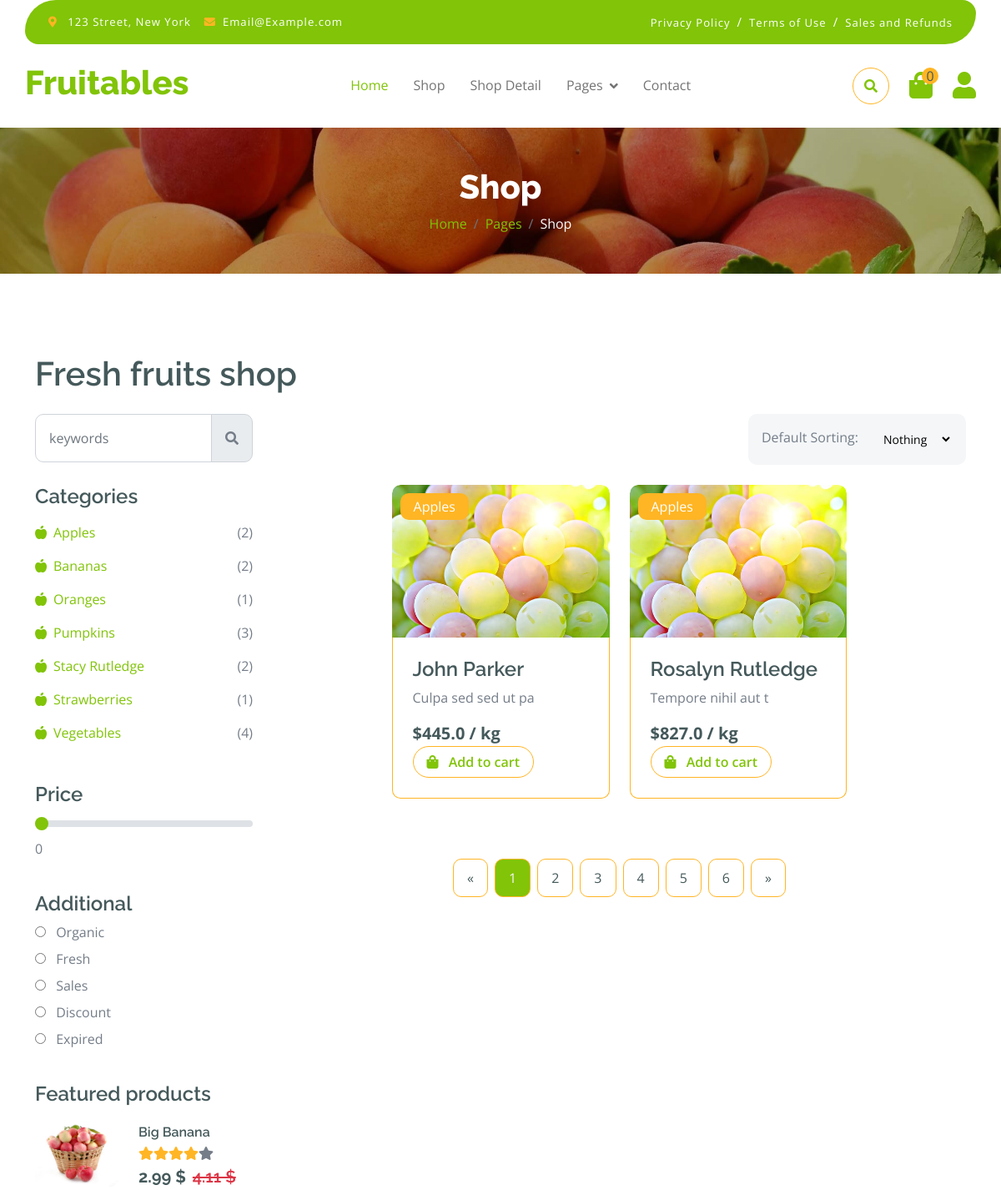
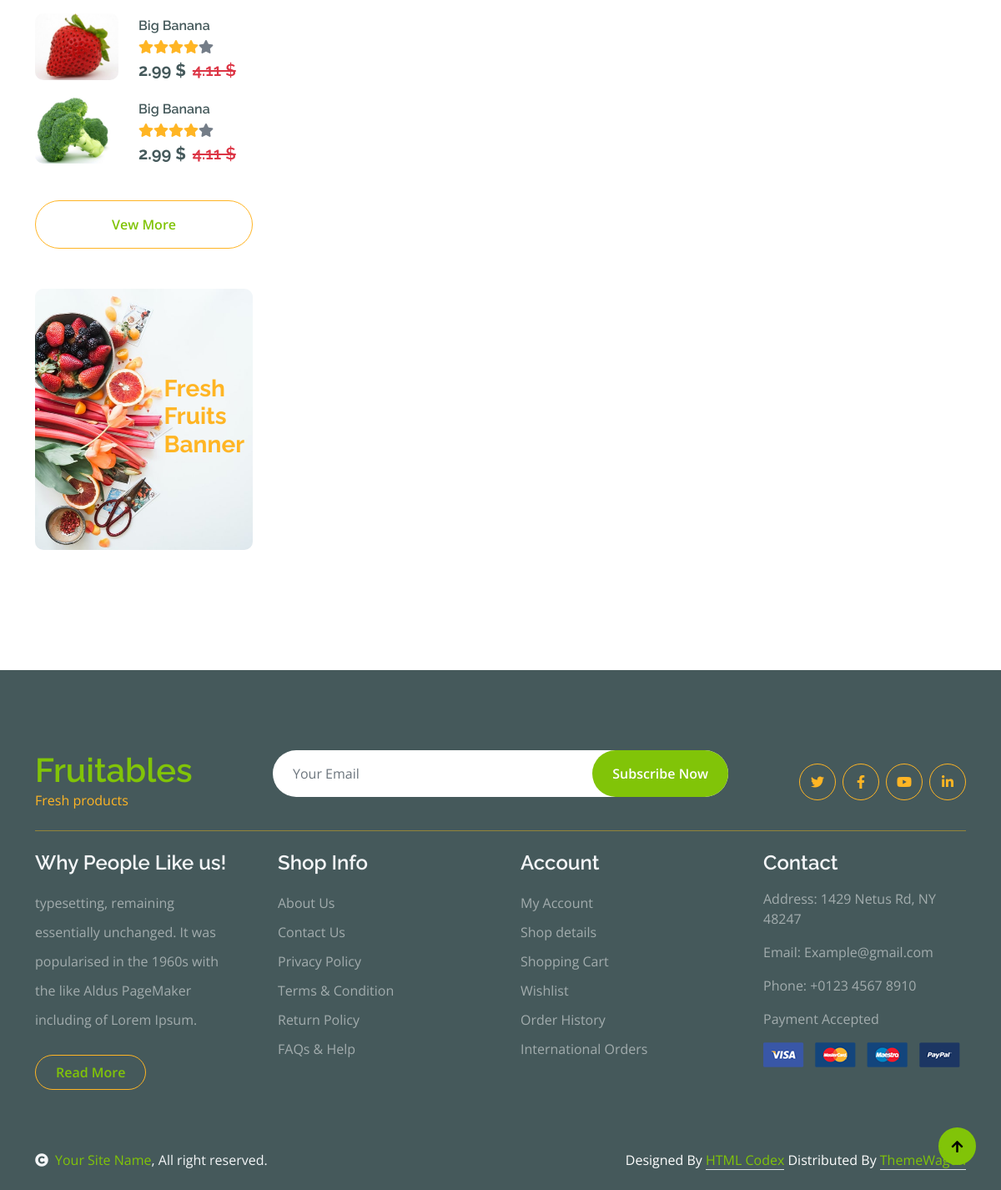
/categories/apples, run on the app's committed database (2 pictures, top to bottom).
### products/models.py (models this page shows, shortened)
class Category(models.Model):
    name = models.CharField(max_length=255)
    slug = models.CharField(max_length=255, blank=True, null=True)
    class Meta:
        ordering = ["name"]
        verbose_name_plural = "Categories"

class Product(models.Model):
    class TypeProduct(models.TextChoices):
        ORGANIC = 'Or', 'Organic'
        FRESH = 'Fa', 'Fresh'
        SALES = 'Sa', 'Sales'
        DISCOUNT = 'Di', 'Discount'
        EXPIRED = 'Ex', 'Expired'
        OTHER = 'Ot', 'Other'
        UNKNOWN = 'Un', 'Unknown'
    name = models.CharField(max_length=255)
    price = models.FloatField(max_length=10, null=True, blank=True)
    description = models.TextField(blank=True, null=True)
    image = models.ImageField(upload_to="images/", blank=True, null=True)
    type = models.CharField(
        max_length=255, choices=TypeProduct, blank=True, null=True)
    category = models.ForeignKey(Category, on_delete=models.CASCADE, null=True)
    class Meta:
        ordering = ["name"]
        verbose_name_plural = "Products"

### categories/views.py (the view)
class CategoryDetailView(ListView):
    template_name = "products/list_category_product.html"
    context_object_name = 'products'  # Le nom de la variable passée au template
    def get_queryset(self):
        category = self.kwargs['category']
        return Product.objects.filter(category__slug=category)
    def get_context_data(self, **kwargs):
        context = super().get_context_data(**kwargs)
        slug = self.kwargs['category']
        categories = Category.objects.all()
        categories_with_count = []
        for category in categories:
            product_count = Product.objects.filter(category=category).count()
            categories_with_count.append((category, product_count))
        context['category_selected'] = Category.objects.get(slug=slug)
        context['categories_with_count'] = categories_with_count
        return context

### templates/products/list_category_product.html (shortened to what this page needs)
{% extends "base.html" %}
{% load static %}
{% block content %}
{% include "../partials/header.html" %}
<div class="container-fluid page-header py-5">
    <h1 class="text-center text-white display-6">Shop</h1>
    <ol class="breadcrumb justify-content-center mb-0">
        <li class="breadcrumb-item"><a href="#">Home</a></li>
        <li class="breadcrumb-item"><a href="#">Pages</a></li>
        <li class="breadcrumb-item active text-white">Shop</li>
    </ol>
</div>
<div class="container-fluid fruite py-5">
    <div class="container py-5">
        <h1 class="mb-4">Fresh fruits shop</h1>
        <div class="row g-4">
            <div class="col-lg-12">
                <div class="row g-4">
                    <div class="col-xl-3">
                        <div class="input-group w-100 mx-auto d-flex">
                            <input type="search" class="form-control p-3" placeholder="keywords"
                                aria-describedby="search-icon-1">
                            <span id="search-icon-1" class="input-group-text p-3"><i
                                    class="fa fa-search"></i></span>
                        </div>
                    </div>
                    <div class="col-6"></div>
                    <div class="col-xl-3">
                        <div class="bg-light ps-3 py-3 rounded d-flex justify-content-between mb-4">
                            <label for="fruits">Default Sorting:</label>
                            <select id="fruits" name="fruitlist" class="border-0 form-select-sm bg-light me-3"
                                form="fruitform">
                                <option value="volvo">Nothing</option>
                            </select>
                        </div>
                    </div>
                </div>
                <div class="row g-4">
                    <div class="col-lg-3">
                        <div class="row g-4">
                            <div class="col-lg-12">
                                <div class="mb-3">
                                    <h4>Categories</h4>
                                    <ul class="list-unstyled fruite-categorie">
                                        {% for category, product_count in categories_with_count %}
                                            <li class="{% if category_selected == category.slug %}active{% endif %}">
                                                <div class="d-flex justify-content-between fruite-name">
                                                    <a href="{% url 'category-show' category.slug %}"><i class="fas fa-apple-alt me-2"></i>{{ category.name }}</a>
                                                    <span>({{ product_count }})</span>
                                                </div>
                                            </li>
                                        {% endfor %}
                                    </ul>
                                </div>
                            </div>
                            <div class="col-lg-12">
                                <div class="mb-3">
                                    <h4 class="mb-2">Price</h4>
                                    <input type="range" class="form-range w-100" id="rangeInput" name="rangeInput"
                                        min="0" max="500" value="0" oninput="amount.value=rangeInput.value">
                                    <output id="amount" name="amount" min-velue="0" max-value="500"
                                        for="rangeInput">0</output>
                                </div>
                            </div>
                            <div class="col-lg-12">
                                <div class="mb-3">
                                    <h4>Additional</h4>
                                    <div class="mb-2">
                                        <input type="radio" class="me-2" id="Categories-1" name="Categories-1"
                                            value="Beverages">
                                        <label for="Categories-1"> Organic</label>
                                    </div>
                                    <div class="mb-2">
                                        <input type="radio" class="me-2" id="Categories-2" name="Categories-1"
                                            value="Beverages">
                                        <label for="Categories-2"> Fresh</label>
                                    </div>
                                    <div class="mb-2">
                                        <input type="radio" class="me-2" id="Categories-3" name="Categories-1"
                                            value="Beverages">
                                        <label for="Categories-3"> Sales</label>
                                    </div>
                                    <div class="mb-2">
                                        <input type="radio" class="me-2" id="Categories-4" name="Categories-1"
                                            value="Beverages">
                                        <label for="Categories-4"> Discount</label>
                                    </div>
                                    <div class="mb-2">
                                        <input type="radio" class="me-2" id="Categories-5" name="Categories-1"
                                            value="Beverages">
                                        <label for="Categories-5"> Expired</label>
                                    </div>
                                </div>
                            </div>
                            <div class="col-lg-12">
                                <h4 class="mb-3">Featured products</h4>
                                <div class="d-flex align-items-center justify-content-start">
                                    <div class="rounded me-4" style="width: 100px; height: 100px;">
                                        <img src="img/featur-1.jpg" class="img-fluid rounded" alt="">
                                    </div>
                                    <div>
                                        <h6 class="mb-2">Big Banana</h6>
                                        <div class="d-flex mb-2">
                                            <i class="fa fa-star text-secondary"></i>
                                            <i class="fa fa-star text-secondary"></i>
                                            <i class="fa fa-star text-secondary"></i>
                                            <i class="fa fa-star text-secondary"></i>
                                            <i class="fa fa-star"></i>
                                        </div>
                                        <div class="d-flex mb-2">
                                            <h5 class="fw-bold me-2">2.99 $</h5>
                                            <h5 class="text-danger text-decoration-line-through">4.11 $</h5>
                                        </div>
                                    </div>
                                </div>
                                <div class="d-flex align-items-center justify-content-start">
                                    <div class="rounded me-4" style="width: 100px; height: 100px;">
                                        <img src="img/featur-2.jpg" class="img-fluid rounded" alt="">
                                    </div>
                                    <div>
                                        <h6 class="mb-2">Big Banana</h6>
                                        <div class="d-flex mb-2">
                                            <i class="fa fa-star text-secondary"></i>
                                            <i class="fa fa-star text-secondary"></i>
                                            <i class="fa fa-star text-secondary"></i>
                                            <i class="fa fa-star text-secondary"></i>
                                            <i class="fa fa-star"></i>
                                        </div>
                                        <div class="d-flex mb-2">
                                            <h5 class="fw-bold me-2">2.99 $</h5>
                                            <h5 class="text-danger text-decoration-line-through">4.11 $</h5>
                                        </div>
                                    </div>
                                </div>
                                <div class="d-flex align-items-center justify-content-start">
                                    <div class="rounded me-4" style="width: 100px; height: 100px;">
                                        <img src="img/featur-3.jpg" class="img-fluid rounded" alt="">
                                    </div>
                                    <div>
                                        <h6 class="mb-2">Big Banana</h6>
                                        <div class="d-flex mb-2">
                                            <i class="fa fa-star text-secondary"></i>
                                            <i class="fa fa-star text-secondary"></i>
                                            <i class="fa fa-star text-secondary"></i>
                                            <i class="fa fa-star text-secondary"></i>
                                            <i class="fa fa-star"></i>
                                        </div>
                                        <div class="d-flex mb-2">
                                            <h5 class="fw-bold me-2">2.99 $</h5>
                                            <h5 class="text-danger text-decoration-line-through">4.11 $</h5>
                                        </div>
                                    </div>
                                </div>
                                <div class="d-flex justify-content-center my-4">
                                    <a href="#"
                                        class="btn border border-secondary px-4 py-3 rounded-pill text-primary w-100">Vew
                                        More</a>
                                </div>
                            </div>
                            <div class="col-lg-12">
                                <div class="position-relative">
                                    <img src="img/banner-fruits.jpg" class="img-fluid w-100 rounded" alt="">
                                    <div class="position-absolute"
                                        style="top: 50%; right: 10px; transform: translateY(-50%);">
                                        <h3 class="text-secondary fw-bold">Fresh <br> Fruits <br> Banner</h3>
                                    </div>
                                </div>
                            </div>
                        </div>
                    </div>
                    <div class="col-lg-9">
                        <div class="row g-4 justify-content-center">
                            {% for product in products %}
                            <div class="col-md-6 col-lg-6 col-xl-4">
                                <div class="rounded position-relative fruite-item">
                                    <div class="fruite-img">
                                        <img src="img/fruite-item-5.jpg" class="img-fluid w-100 rounded-top" alt="">
                                    </div>
                                    <div class="text-white bg-secondary px-3 py-1 rounded position-absolute"
                                        style="top: 10px; left: 10px;">{{ product.category.name }}</div>
                                    <div class="p-4 border border-secondary border-top-0 rounded-bottom">
                                        <h4>{{ product.name }}</h4>
                                        <p>{{ product.description|truncatechars:25 }}</p>
                                        <div class="d-flex justify-content-between flex-lg-wrap">
                                            <p class="text-dark fs-5 fw-bold mb-0">${{ product.price }} / kg</p>
                                            <a href="#"
                                                class="btn border border-secondary rounded-pill px-3 text-primary"><i
                                                    class="fa fa-shopping-bag me-2 text-primary"></i> Add to
                                                cart</a>
                                        </div>
                                    </div>
                                </div>
                            </div>
                            {% endfor %}
                            <div class="col-12">
                                <div class="pagination d-flex justify-content-center mt-5">
                                    <a href="#" class="rounded">&laquo;</a>
                                    <a href="#" class="active rounded">1</a>
                                    <a href="#" class="rounded">2</a>
                                    <a href="#" class="rounded">3</a>
                                    <a href="#" class="rounded">4</a>
                                    <a href="#" class="rounded">5</a>
                                    <a href="#" class="rounded">6</a>
                                    <a href="#" class="rounded">&raquo;</a>
                                </div>
                            </div>
                        </div>
                    </div>
                </div>
            </div>
        </div>
    </div>
</div>
{% include "../partials/footer.html" %}
<a href="#" class="btn btn-primary border-3 border-primary rounded-circle back-to-top"><i class="fa fa-arrow-up"></i></a>
{% endblock content %}

### data on the page
Category: name "Apples", product_count "2"
Category: name "Bananas", product_count "2"
Category: name "Oranges", product_count "1"
Category: name "Pumpkins", product_count "3"
Category: name "Stacy Rutledge", product_count "2"
Category: name "Strawberries", product_count "1"
Category: name "Vegetables", product_count "4"
Product: category.name "Apples", name "John Parker", description "Culpa sed sed ut pa", price "445.0"
Product: category.name "Apples", name "Rosalyn Rutledge", description "Tempore nihil aut t", price "827.0"

### other printed values
{{ cart|length }} "0"
